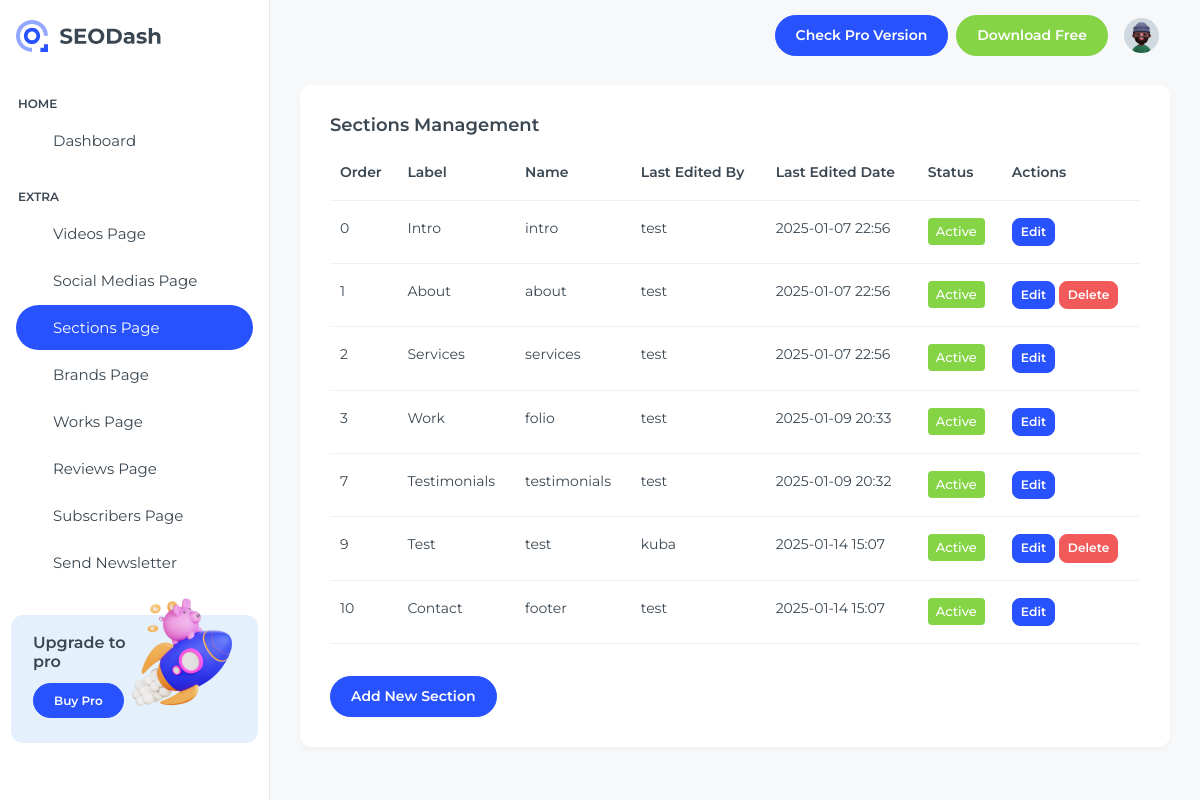
The page /dashboard/sections/ (signed in) on the database its author committed.
### dashboard/models.py (models this page shows, shortened)
class Section(models.Model):
    id = models.AutoField(primary_key=True)
    is_active = models.BooleanField(default=False)
    order_number = models.SmallIntegerField(null=False)
    name = models.CharField(max_length=30, null=False)
    label = models.CharField(max_length=20, null=False)
    content = models.TextField()
    last_edited_by = models.ForeignKey(
        "auth.User", on_delete=models.CASCADE, related_name="edited_sections"
    )
    last_edited_date = models.DateTimeField(auto_now=True)
    class Meta:
        db_table = "sections"
        ordering = ["order_number"]
        constraints = [
            models.UniqueConstraint(
                fields=["order_number"], name="unique_section_order"
            )
        ]

### dashboard/views.py (the view)
# urls.py: path('dashboard/sections/', views.sections_page, name='sections-page'),
@login_required
def sections_page(request):
    sections = Section.objects.all().order_by("order_number")
    return render(
        request, "SEODash-main/src/html/sections-page.html", {"sections": sections}
    )

### dashboard/templatetags/section_filters.py (called while the page is built)
@register.filter
def get_header_part(content, part):
    try:
        soup = BeautifulSoup(content, 'html.parser')
        if part == 'pretitle':
            return soup.select_one('.section-header__pretitle').get_text(strip=True)
        elif part == 'primary':
            return soup.select_one('.section-header__primary h2').get_text(strip=True)
        elif part == 'secondary':
            return soup.select_one('.section-header__secondary p').get_text(strip=True)
    except:
        return ''

@register.filter
def get_list_items(content):
    try:
        soup = BeautifulSoup(content, "html.parser")
        items = []
        for item in soup.select(".list-block__item"):
            title_element = item.select_one(".list-block__title h3")
            content_element = item.select_one(".list-block__text")
            if title_element and content_element:
                items.append(
                    {
                        "title": title_element.get_text(strip=True),
                        "content": "".join(
                            str(tag) for tag in content_element.contents
                        ).strip(),
                    }
                )
        return items
    except Exception as e:
        print(f"Error parsing list items: {e}")
        return []

@register.filter
def get_footer_part(content, part):
    if not content:
        return ""
    patterns = {
        "pretitle": r'<h3[^>]*class="[^"]*section-header__pretitle[^"]*"[^>]*>(.*?)</h3>',
        "primary": r'<div[^>]*class="[^"]*section-header__primary[^"]*"[^>]*>(.*?)</div>',
        "secondary": r'<div[^>]*class="[^"]*section-header__secondary[^"]*"[^>]*>(.*?)</div>',
    }
    if part in patterns:
        match = re.search(patterns[part], content, re.DOTALL | re.IGNORECASE)
        if match:
            return match.group(1).strip()
    return ""

### dashboard/templates/SEODash-main/src/html/sections-page.html (shortened to what this page needs)
{% load static %}
{% load section_filters %}
<!DOCTYPE html>
<html lang="en">
  <head>
    <link
      rel="stylesheet"
      href="{% static 'libs/simplebar/dist/simplebar.min.css' %}"
    />
    <link rel="stylesheet" href="{% static 'css/styles.min.css' %}" />
  </head>
  <body>
    <div
      class="page-wrapper"
      id="main-wrapper"
      data-layout="vertical"
      data-navbarbg="skin6"
      data-sidebartype="full"
      data-sidebar-position="fixed"
      data-header-position="fixed"
    >
      <aside class="left-sidebar">
        <div>
          <div
            class="brand-logo d-flex align-items-center justify-content-between"
          >
            <a href="{% url 'dashboard' %}" class="text-nowrap logo-img">
              <img src="{% static 'images/logos/logo-light.svg' %}" alt="" />
            </a>
          </div>
          <nav class="sidebar-nav scroll-sidebar" data-simplebar="">
            <ul id="sidebarnav">
              <li class="nav-small-cap">
                <span class="hide-menu">Home</span>
              </li>
              <li class="sidebar-item">
                <a
                  class="sidebar-link"
                  href="{% url 'dashboard' %}"
                  aria-expanded="false"
                >
                  <span>
                  </span>
                  <span class="hide-menu">Dashboard</span>
                </a>
              </li>
              <li class="nav-small-cap">
                <span class="hide-menu">EXTRA</span>
              </li>
              <li class="sidebar-item">
                <a
                  class="sidebar-link"
                  href="{% url 'videos-page' %}"
                  aria-expanded="false"
                >
                  <span>
                  </span>
                  <span class="hide-menu">Videos Page</span>
                </a>
              </li>
              <li class="sidebar-item">
                <a
                  class="sidebar-link"
                  href="{% url 'social-medias-page' %}"
                  aria-expanded="false"
                >
                  <span>
                  </span>
                  <span class="hide-menu">Social Medias Page</span>
                </a>
              </li>
              <li class="sidebar-item">
                <a
                  class="sidebar-link"
                  href="{% url 'sections-page' %}"
                  aria-expanded="false"
                >
                  <span>
                  </span>
                  <span class="hide-menu">Sections Page</span>
                </a>
              </li>
                <li class="sidebar-item">
                <a
                  class="sidebar-link"
                  href="{% url 'brand-page' %}"
                  aria-expanded="false"
                >
                  <span>
                  </span>
                  <span class="hide-menu">Brands Page</span>
                </a>
              </li>
              <li class="sidebar-item">
                <a
                  class="sidebar-link"
                  href="{% url 'work-page' %}"
                  aria-expanded="false"
                >
                  <span>
                  </span>
                  <span class="hide-menu">Works Page</span>
                </a>
              </li>
                 <li class="sidebar-item">
                <a
                  class="sidebar-link"
                  href="{% url 'review-page' %}"
                  aria-expanded="false"
                >
                  <span>
                  </span>
                  <span class="hide-menu">Reviews Page</span>
                </a>
              </li>
               <li class="sidebar-item">
                <a
                  class="sidebar-link"
                  href="{% url 'subscriber-page' %}"
                  aria-expanded="false"
                >
                  <span>
                  </span>
                  <span class="hide-menu">Subscribers Page</span>
                </a>
              </li>
                <li class="sidebar-item">
                <a
                  class="sidebar-link"
                  href="{% url 'send-newsletter-page' %}"
                  aria-expanded="false"
                >
                  <span>
                  </span>
                  <span class="hide-menu">Send Newsletter</span>
                </a>
              </li>
            </ul>
            <div
              class="unlimited-access hide-menu bg-primary-subtle position-relative mb-7 mt-7 rounded-3"
            >
              <div class="d-flex">
                <div class="unlimited-access-title me-3">
                  <h6 class="fw-semibold fs-4 mb-6 text-dark w-75">
                    Upgrade to pro
                  </h6>
                  <a
                    href="#"
                    target="_blank"
                    class="btn btn-primary fs-2 fw-semibold lh-sm"
                    >Buy Pro</a
                  >
                </div>
                <div class="unlimited-access-img">
                  <img
                    src="{% static 'images/backgrounds/rocket.png' %}"
                    alt=""
                    class="img-fluid"
                  />
                </div>
              </div>
            </div>
          </nav>
        </div>
      </aside>
      <div class="body-wrapper">
        <header class="app-header">
          <nav class="navbar navbar-expand-lg navbar-light">
            <div
              class="navbar-collapse justify-content-end px-0"
              id="navbarNav"
            >
              <ul
                class="navbar-nav flex-row ms-auto align-items-center justify-content-end"
              >
                <a href="#" target="_blank" class="btn btn-primary me-2"
                  ><span class="d-none d-md-block">Check Pro Version</span>
                  <span class="d-block d-md-none">Pro</span></a
                >
                <a href="#" target="_blank" class="btn btn-success"
                  ><span class="d-none d-md-block">Download Free </span>
                  <span class="d-block d-md-none">Free</span></a
                >
                <li class="nav-item dropdown">
                  <a
                    class="nav-link nav-icon-hover"
                    href="javascript:void(0)"
                    id="drop2"
                    data-bs-toggle="dropdown"
                    aria-expanded="false"
                  >
                    <img
                      src="{% static 'images/profile/user-1.jpg' %}"
                      alt=""
                      width="35"
                      height="35"
                      class="rounded-circle"
                    />
                  </a>
                </li>
              </ul>
            </div>
          </nav>
        </header>
        <div class="container-fluid">
          <div class="card mb-4">
            <div class="card-body">
              <h5 class="card-title fw-semibold">Sections Management</h5>
              {% if sections %}
              <div class="table-responsive">
                <table class="table">
                  <thead>
                    <tr>
                      <th>Order</th>
                      <th>Label</th>
                      <th>Name</th>
                      <th>Last Edited By</th>
                      <th>Last Edited Date</th>
                      <th>Status</th>
                      <th>Actions</th>
                    </tr>
                  </thead>
                  <tbody>
                    {% for section in sections %}
                    <tr>
                      <td>{{ section.order_number }}</td>
                      <td>{{ section.label }}</td>
                      <td>{{ section.name }}</td>
                      <td>{{ section.last_edited_by.username }}</td>
                      <td>{{ section.last_edited_date|date:"Y-m-d H:i" }}</td>
                      <td>
                        {% if section.is_active %}
                        <span class="badge bg-success">Active</span>
                        {% else %}
                        <span class="badge bg-danger">Inactive</span>
                        {% endif %}
                      </td>
                      <td>
                          <button
                              type="button"
                              class="btn btn-primary btn-sm"
                              data-bs-toggle="modal"
                              data-bs-target="#editModal{{ section.id }}"
                          >
                              Edit
                          </button>
                          {% if section.name != 'intro' and section.name != 'footer' and section.name != 'services' and section.name != 'folio' and section.name != 'testimonials' %}
                              <form
                                  method="post"
                                  action="{% url 'delete_section' section.id %}"
                                  class="d-inline"
                              >
                                  <button type="submit" class="btn btn-danger btn-sm">
                                      Delete
                                  </button>
                              </form>
                          {% endif %}
                      </td>
                    </tr>
                    {% endfor %}
                  </tbody>
                </table>
              </div>
              {% else %}
              <p class="text-muted">No sections available.</p>
              {% endif %}
              <button
                type="button"
                class="btn btn-primary mt-3"
                data-bs-toggle="modal"
                data-bs-target="#addNewModal"
              >
                Add New Section
              </button>
            </div>
          </div>
        </div>
      </div>
    </div>
  </body>
</html>

### rows shown on the page
Section: order_number "0", label "Intro", name "intro", last_edited_by.username "test", last_edited_date "2025-01-07 22:56", is_active "Active"
Section: order_number "1", label "About", name "about", last_edited_by.username "test", last_edited_date "2025-01-07 22:56", is_active "Active", shows "Delete"
Section: order_number "2", label "Services", name "services", last_edited_by.username "test", last_edited_date "2025-01-07 22:56", is_active "Active"
Section: order_number "3", label "Work", name "folio", last_edited_by.username "test", last_edited_date "2025-01-09 20:33", is_active "Active"
Section: order_number "7", label "Testimonials", name "testimonials", last_edited_by.username "test", last_edited_date "2025-01-09 20:32", is_active "Active"
Section: order_number "9", label "Test", name "test", last_edited_by.username "kuba", last_edited_date "2025-01-14 15:07", is_active "Active", shows "Delete"
Section: order_number "10", label "Contact", name "footer", last_edited_by.username "test", last_edited_date "2025-01-14 15:07", is_active "Active"
